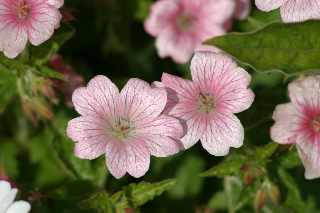
%> input picture MSRC_ObjCategImageDatabase_v2/Images/10_12_s.bmp, 320 x 213 px; its folder holds only this picture in this run
$ octave cvpr_computedescriptors.m   (GNU Octave 9; MATLAB toolbox functions it lacks are replaced by stand-ins)
%> lines starting %> are read from the running program, lines starting %| are printed output that depends on the picture
### cwork_basecode_2022/Image2Grids.m
%% This code is meant to divide the image into grid
% before computing descriptor for every grid by cvpr_computedescriptor
% The goal is to divide image in [DxD] grid that fits Sobel filter

%% Intuition:
% Each color layer of RGB image is a 2D matrix
% MATLAB mat2cell() divides 2D matrix into sub 2D matrices.

%% Extra implementation challenge and solution
% (3) If you use subplot then the problem is that
% every element in 2D matrix is indexed by sweeping every row per column
% while subplot indexs its position by sweeping every column per row
% --> transpose 2D matrix first so the twos share the same index
% DON't that same transposed matrix for histogram

function gridImg=Image2Grids(img, gridSize)
%> called with gridSize = 30
    %% Step 1:
    [imgRows, imgColumns, colourChannels] = size(img);
%> imgRows = 213; imgColumns = 320; colourChannels = 3
    grid_per_column = fix(imgColumns/gridSize);
%> grid_per_column = 10
    grid_per_row = fix(imgRows/gridSize);
%> grid_per_row = 7
    % New image matrix with trimmed off remainder row, column
    img = img(1:grid_per_row*gridSize, 1:grid_per_column*gridSize,:);
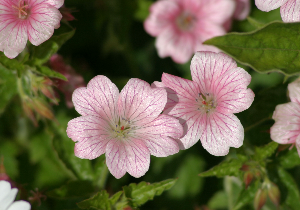
%> img: size 210x300x3 double; mean R, G, B 109, 101.3, 76.2


    %% Step 2
    columnDist(1:grid_per_column) = gridSize;
    rowDist(1:grid_per_row) = gridSize;
    % Let say block size = 3
    % then rowDist = [3 3 3 3 ... 3] where rowDist = [1 x grid_per_row]
    % same applies for columnDist

    gridImg = mat2cell(img, rowDist, columnDist, colourChannels);
%> gridImg = 70 items

    % [7 lines of commented-out code are left out]
return;

### cwork_basecode_2022/cvpr_computedescriptors.m
%% EEE3032 - Computer Vision and Pattern Recognition (ee3.cvpr)
%%
%% cvpr_computedescriptors.m
%% Skeleton code provided as part of the coursework assessment
%% This code will iterate through every image in the MSRCv2 dataset
%% and call a function 'extractRandom' to extract a descriptor from the
%% image.  Currently that function returns just a random vector so should
%% be changed as part of the coursework exercise.
%%
%% (c) John Collomosse 2010  (J.Collomosse@surrey.ac.uk)
%% Centre for Vision Speech and Signal Processing (CVSSP)
%% University of Surrey, United Kingdom

close all;
clear all;

%% Edit the following line to the folder you unzipped the MSRCv2 dataset to
DATASET_FOLDER = '/user/HS402/nt00601/Documents/MATLAB/CV/MSRC_ObjCategImageDatabase_v2';

%% Create a folder to hold the results...
OUT_FOLDER = '/user/HS402/nt00601/Documents/MATLAB/CV/descriptors';
%% and within that folder, create another folder to hold these descriptors
%% the idea is all your descriptors are in individual folders - within
%% the folder specified as 'OUT_FOLDER'.
OUT_SUBFOLDER='/globalRGBhisto';
tic
allfiles=dir (fullfile([DATASET_FOLDER,'/Images/*.bmp']));
for filenum=1:length(allfiles)
    fname=allfiles(filenum).name;
    fprintf('Processing file %d/%d - %s\n',filenum,length(allfiles),fname);

    imgfname_full=([DATASET_FOLDER,'/Images/',fname]);
    img=double(imread(imgfname_full));
    fout=[OUT_FOLDER,'/',OUT_SUBFOLDER,'/',fname(1:end-4),'.mat'];%replace .bmp with .mat

    %F=extractRandom(img);   %% now become extractAverageColour


    %% Grid or RGB_H or EOH Image Descriptor
    blockSize = 30; %blockSize >= 3 to at least fit Sobel filter for EOH
    gridImg=Image2Grids(img,blockSize);
%> gridImg = 70 items

    % [22 lines of commented-out code are left out]

    %% Sift descriptor
    img = img./255;
%> img: size 213x320x3 double
    img = rgb2gray(img);
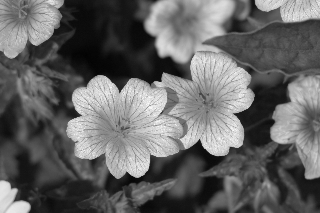
%> img: size 213x320 double; min 0.00921, max 0.987, mean 0.396

%> (the run ends here)

$ run again, on MSRC_ObjCategImageDatabase_v2/Images/10_6_s.bmp
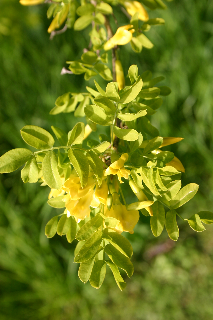
%> input picture MSRC_ObjCategImageDatabase_v2/Images/10_6_s.bmp, 213 x 320 px
%> in Image2Grids, `img = img(1:grid_per_row*gridSize, 1:grid_per_column*gridSize,:);`:
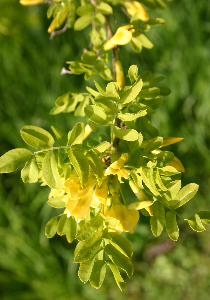
%> img: size 300x210x3 double; mean R, G, B 109.6, 124.4, 24.4
%> in Image2Grids, `gridImg = mat2cell(img, rowDist, columnDist, colourChannels);`: gridImg = 70 items
%> `img = rgb2gray(img);`:
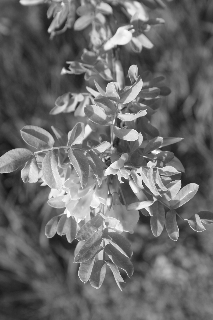
%> img: size 320x213 double; min 0.0716, max 0.999, mean 0.422

$ run again, on MSRC_ObjCategImageDatabase_v2/Images/11_10_s.bmp
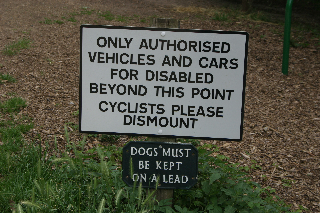
%> input picture MSRC_ObjCategImageDatabase_v2/Images/11_10_s.bmp, 320 x 213 px
%> in Image2Grids, `img = img(1:grid_per_row*gridSize, 1:grid_per_column*gridSize,:);`:
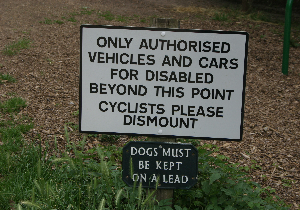
%> img: size 210x300x3 double; mean R, G, B 82.7, 83.7, 68.4
%> in Image2Grids, `gridImg = mat2cell(img, rowDist, columnDist, colourChannels);`: gridImg = 70 items
%> `img = rgb2gray(img);`:
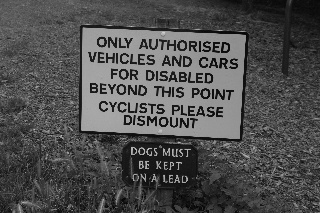
%> img: size 213x320 double; min 0.0078, max 0.813, mean 0.313

$ run again, on MSRC_ObjCategImageDatabase_v2/Images/10_14_s.bmp
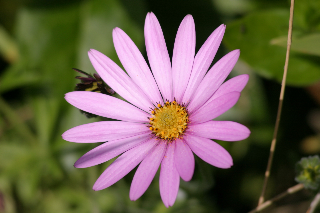
%> input picture MSRC_ObjCategImageDatabase_v2/Images/10_14_s.bmp, 320 x 213 px
%> in Image2Grids, `img = img(1:grid_per_row*gridSize, 1:grid_per_column*gridSize,:);`:
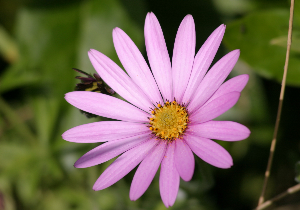
%> img: size 210x300x3 double; mean R, G, B 112.4, 99.4, 83.9
%> in Image2Grids, `gridImg = mat2cell(img, rowDist, columnDist, colourChannels);`: gridImg = 70 items
%> `img = rgb2gray(img);`:
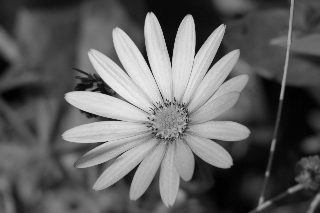
%> img: size 213x320 double; min 0, max 0.932, mean 0.385
